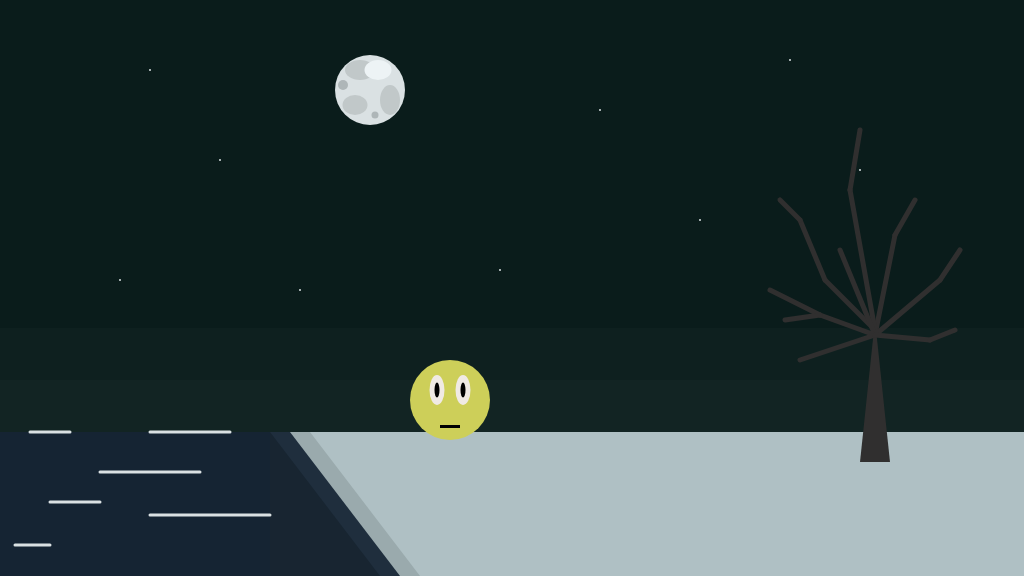
Frame 1 (no input)
Frame 60 (no input): identical to frame 1, image omitted
Frame 120 (the mouse pressed at the canvas centre since frame 60): identical to frame 1, image omitted

The p5.js sketch that drew this single still picture (run headless with seeded random() and noise() and a simulated clock; from frame 60 on, the mouse is pressed at the canvas centre):

// p5.js sketch
// ── sketch.js
let player
function setup()
{
	createCanvas(1024, 576);
    player =
    {
        x: 450,
        y: 400,
        jump: false,
        right: false,
        left: false,
        isGrounded: false,
        isDead: false,
        speed: 5,
        movement: function()
        {
                if(this.jump && this.y > 350)
                {
                    this.speed = 5;
                    this.y -= this.speed;
                    //this.isGrounded = false;
                }
                else if (this.y < 400)
                {
                    this.speed -= 0.6
                    this.y -= this.speed;
                    //this.isGrounded = true;
                }
                if (this.right && this.x < 994)
                    this.x += 7;
                if (this.left && this.x > 30)
                    this.x -= 7; 
        },
        
        draw: function()
        {
        
            noStroke() // bro
            fill(205, 207, 89)
            ellipse(this.x, this.y, 80, 80)
            fill(240, 234, 228)
            ellipse(this.x-13, this.y-10, 15, 30)
            ellipse(this.x+13, this.y-10, 15, 30)
            fill('black')
            ellipse(this.x-13, this.y-10, 5, 15)
            ellipse(this.x+13, this.y-10, 5, 15)
            rect(this.x-10, this.y+25, 80-60, 3)
            
            if (this.right) { //right
                this.x = this.x + 5
                noStroke()
                fill(205, 207, 89)
                ellipse(this.x, this.y, 80, 80)
                fill(240, 234, 228)
                ellipse(this.x+18, this.y-10, 15, 30)
                fill('black')
                ellipse(this.x+18, this.y-10, 5, 15)
                rect(this.x+5, this.y+25, 15, 3)        
            }

            if (this.left) { //left
                this.x = this.x - 5
                noStroke()
                fill(205, 207, 89)
                ellipse(this.x, this.y, 80, 80)
                fill(240, 234, 228)
                ellipse(this.x-18, this.y-10, 15, 30)
                fill('black')
                ellipse(this.x-18, this.y-10, 5, 15)
                rect(this.x-15, this.y+25, 15, 3)
            }

        }
    }
}

function draw()
{
	background(18, 36, 35); //sky
    
    noStroke();
	fill(14, 32, 31);
    rect(0, 0, 1024, 380) //sky1
    
    noStroke();
	fill(10, 28, 27);
    rect(0, 0, 1024, 328) //sky2

	noStroke();
	fill(175, 192, 196);
	rect(0, 432, 1024, 144); //ground

	noStroke();
	fill(218, 225, 227);
	ellipse(370, 90, 70, 70) // MOON bc
    
    noStroke();
	fill(193, 200, 201);
    ellipse(355, 105, 25, 20) // moon dt____
    ellipse(390, 100, 20, 30) 
    ellipse(360, 70, 30, 20) 
    
    strokeWeight(7);
    stroke(174, 182, 184)
    point(375, 115)
    
    strokeWeight(10);
    point(343, 85)
    
    noStroke();
	fill(237, 243, 245);
    ellipse(378, 70, 27, 20) // MOON highlight
    
    // STARS/snow?
    
    strokeWeight(2)
    stroke(218, 225, 227)
    point(150, 70)
    point(220, 160)
    point(120, 280)
    point(300, 290)
    point(600, 110)
    point(790, 60)
    point(860, 170)
    point(700, 220)
    point(500, 270)

    // dead tree

	noStroke();
	fill(48, 47, 47);
	triangle(860, 462, 890, 462, 875, 320) 
    
    strokeWeight(5); //ветки
    stroke(48, 47, 47)
	line(875, 330, 825, 280) // main left
    line(875, 335, 895, 235) // main right
    line(825, 280, 800, 220) // l2
    line(800, 220, 780, 200) // l3
    line(895, 235, 915, 200) // r2
    line(875, 330, 850, 190) // middle1
    line(850, 190, 860, 130) // m2
    line(875, 335, 840, 250) // ml
    line(875, 335, 820, 315) // ниже слева1
    line(820, 315, 770, 290) // ниже слева2
    line(820, 315, 785, 320) // ниже слева22
    line(875, 335, 800, 360) // ниже ниже слева
    line(875, 335, 940, 280) // справа ниже
    line(940, 280, 960, 250) // справа ниже2
    line(875, 335, 930, 340) // ниже ниже справа
    line(930, 340, 955, 330) // ниже ниже справа2
    
    noStroke();
	fill(154, 170, 173);
	quad(0, 432, 310, 432, 420, 576, 0, 576) // sand
    
	noStroke();
	fill(31, 46, 61);
	quad(0, 432, 290, 432, 400, 576, 0, 576); // LAKE
    
    noStroke();
	fill(20, 31, 41, 150);
	quad(0, 432, 270, 432, 380, 576, 0, 576) // shade прозрачность 
    
    fill(21, 36, 51);
    quad(0, 432, 270, 432, 270, 576, 0, 576); // canyon
    
    strokeWeight(3);
    stroke(218, 225, 227)
    line(30, 432, 70, 432) // блики____
    line(150, 432, 230, 432)
    line(100, 472, 200, 472)
    line(50, 502, 100, 502)
    line(150, 515, 270, 515)
    line(15, 545, 50, 545)
    
    //noStroke()
    //fill(154, 170, 173, 150)
    //quad(0, 432, 40, 432, 150, 576, 0, 576) // ice    

    player.draw(); 
    player.movement();
}
    
    function keyPressed()
{  
    if (keyCode == 32)
        player.jump = true;
    if (keyCode == 68)
        player.right = true;
    if (keyCode == 65)
        player.left = true;
}

    function keyReleased()
{
    if (keyCode == 32)
        player.jump = false;
    if (keyCode == 68)
        player.right = false;
    if (keyCode == 65)
        player.left = false;
    
}
